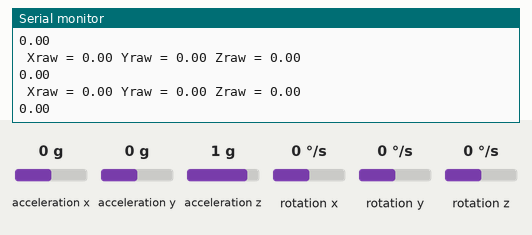
The sketch below on a simulated Arduino Uno, built with avr-gcc and run on an emulated ATmega328P. Shown: the last lines printed to the serial monitor. The test bench sets the inputs (shaded band); at power-on: rotation x 0 °/s, rotation y 0 °/s, rotation z 0 °/s, acceleration x 0 g, acceleration y 0 g, acceleration z 1 g.

Above: at 1.2 s.
1.3 s: rotation x set to -192 °/s
At 1.9 s:
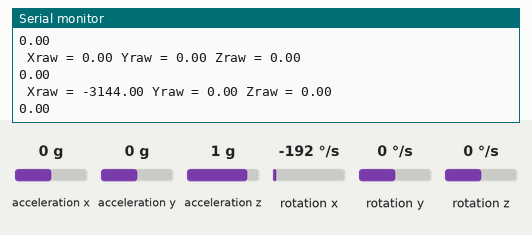
2.8 s: rotation y set to -192 °/s
At 3.4 s:
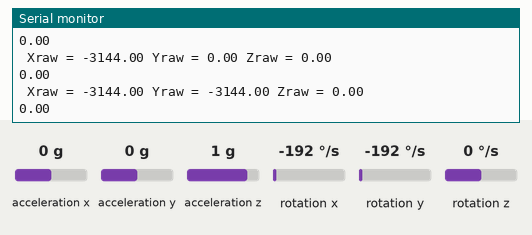
4.3 s: rotation z set to -192 °/s
At 5.0 s:
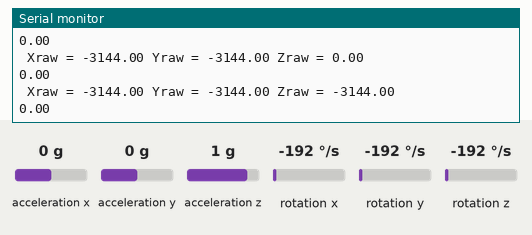

The sketch:

OntencionFuerza.ino
```cpp
#include <Wire.h>
#include <MPU6050.h>
int m=0.1;
int D=0.1;
float Io, Wx_deg_s;
MPU6050 mpu;

void setup()
{
  Serial.begin(115200);

  Serial.println("Iniciando MPU6050");
  while(!mpu.begin(MPU6050_SCALE_2000DPS, MPU6050_RANGE_2G))
  {
    Serial.println("Nie mozna znalezc MPU6050 - sprawdz polaczenie!");
    delay(500);
  }

  // Kalibracja żyroskopu
  mpu.calibrateGyro();

  // Ustawienie czułości
  mpu.setThreshold(3);
}

void loop()
{
  Vector rawGyro = mpu.readRawGyro();
  Vector normGyro = mpu.readNormalizeGyro();

  Serial.print(" Xraw = ");
  Serial.print(rawGyro.XAxis);
  Serial.print(" Yraw = ");
  Serial.print(rawGyro.YAxis);
  Serial.print(" Zraw = ");
  Serial.println(rawGyro.ZAxis);
    float Wx_deg_s =(float) rawGyro.XAxis/131.0;
    float Io=m*D*D;
    float F=Io*Wx_deg_s;
    Serial.println(F);
//  Serial.print(" Xnorm = ");
//  Serial.print(normGyro.XAxis);
//  Serial.print(" Ynorm = ");
//  Serial.print(normGyro.YAxis);
//  Serial.print(" Znorm = ");
//  Serial.println(normGyro.ZAxis);
//
  delay(500);
}
```

Measured:
- after the input at 1.3 s, the serial monitor: prints a new line after 0.22 s (image 1)
- after the input at 2.8 s, the serial monitor: prints a new line after 0.24 s (image 2)
- after the input at 4.3 s, the serial monitor: prints a new line after 0.26 s (image 3)
